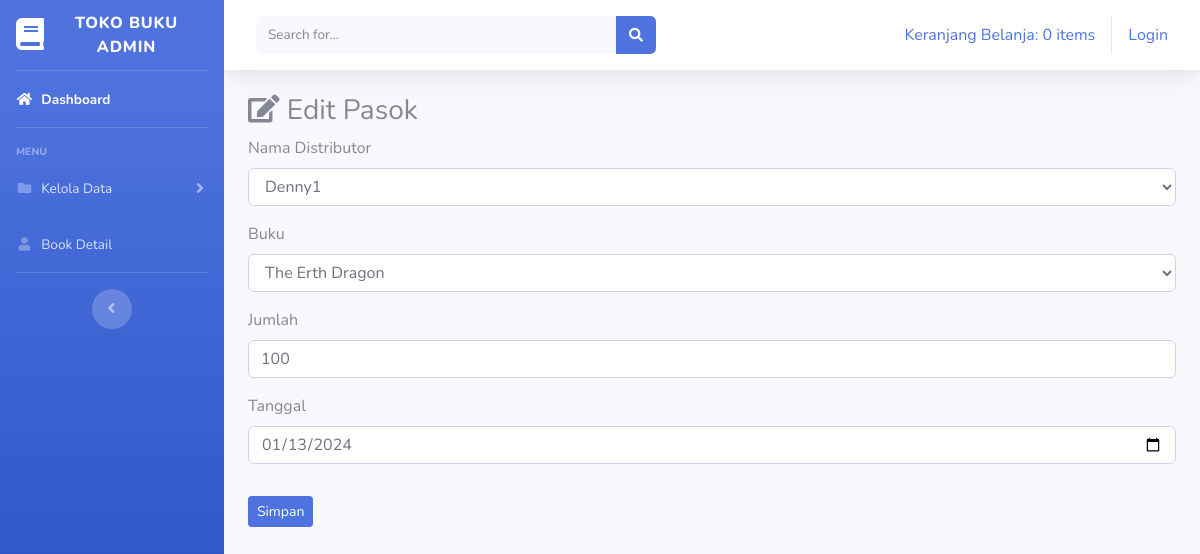
Page /index.php/pasok/edit/34 on the committed database.
### tables this page shows
CREATE TABLE `pasok` (
  `id_pasok` int(11) NOT NULL,
  `id_distributor` int(11) NOT NULL,
  `id_buku` int(11) NOT NULL,
  `jumlah` int(20) NOT NULL,
  `tanggal` date NOT NULL
);

CREATE TABLE `distributor` (
  `id_distributor` int(11) NOT NULL,
  `nama_distributor` varchar(11) NOT NULL,
  `alamat` text NOT NULL,
  `telepon` varchar(25) NOT NULL
);

CREATE TABLE `buku` (
  `id_buku` int(11) NOT NULL,
  `judul` varchar(255) DEFAULT NULL,
  `noisbn` int(50) DEFAULT NULL,
  `penulis` varchar(255) DEFAULT NULL,
  `penerbit` varchar(255) DEFAULT NULL,
  `tahun` int(11) DEFAULT NULL,
  `stok` int(50) DEFAULT NULL,
  `harga_pokok` int(255) DEFAULT NULL,
  `harga_jual` int(255) DEFAULT NULL,
  `gambar` varchar(50) NOT NULL
);

### application/controllers/Pasok.php (called while the page is built, shortened)
<?php
class Pasok extends CI_Controller
{
  public  function __construct()
  {
    $this->load->model(array('model_pasok'));
  }
  public function edit($id)
  {
    $data['buku'] = $this->db->get('buku')->result();
    $data['distributor'] = $this->db->get('distributor')->result();
    $where = array('id_pasok' => $id);
    $data['pasok'] = $this->model_pasok->edit_data($where, 'pasok')->result();
    $this->load->view('templates_admin/header');
    $this->load->view('templates_admin/sidebar');
    $this->load->view('data_pasok/edit_pasok', $data);
    $this->load->view('templates_admin/footer');
  }
}

### index.php (called while the page is built, shortened)
<?php
require_once BASEPATH.'core/CodeIgniter.php';

### application/models/model_pasok.php (called while the page is built, shortened)
<?php
class Model_pasok extends CI_Model
{
  public function edit_data($where, $table)
  {
    return $this->db->get_where($table, $where);
  }
}

### application/views/data_pasok/edit_pasok.php (the view, shortened to what this page needs)
<div class="container-fluid">
  <h3><i class="fas fa-edit"></i> Edit Pasok</h3>
  <?php foreach ($pasok as $psk) : ?>
    <form action="<?php echo base_url() . 'pasok/update' ?>" method="post">
      <div class="form-group">
        <label>Nama Distributor</label>
        <select name="distributor" id="distributor" class="form-control">
          <?php foreach ($distributor as $dstr) : ?>
            <option value="<?php echo $dstr->id_distributor; ?>" <?php echo ($dstr->id_distributor == $psk->id_distributor) ? 'selected' : ''; ?>><?php echo $dstr->nama_distributor; ?></option>
          <?php endforeach; ?>
        </select>
      </div>
      <div class="form-group">
        <label>Buku</label>
        <select name="buku" id="buku" class="form-control">
          <?php foreach ($buku as $bk) : ?>
            <option value="<?php echo $bk->id_buku; ?>" <?php echo ($bk->id_buku == $psk->id_buku) ? 'selected' : ''; ?>><?php echo $bk->judul; ?></option>
          <?php endforeach; ?>
        </select>
      </div>
      <div class="form-group mt-3">
        <label>Jumlah</label>
        <input type="text" name="jumlah" class="form-control" value="<?= $psk->jumlah ?>">
      </div>
      <div class="form-group mt-3">
        <label>Tanggal</label>
        <input type="date" name="tanggal" class="form-control" value="<?= $psk->tanggal ?>">
      </div>
      <button type="submit" class="btn btn-primary btn-sm mt-3">Simpan</button>
    <?php endforeach; ?>
</div>

### rows in the picture
pasok: distributor "Denny1", buku "The Erth Dragon", jumlah "100", tanggal "01/13/2024"

### other values in the picture
anchor('dashboard/detail_keranjang', $keranjang) "Keranjang Belanja: 0 items"
anchor('auth/login', 'Login') "Login"
